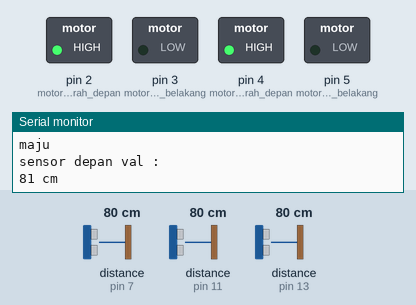
Simulated run of this sketch. Board: Arduino Uno, built with avr-gcc and run on an emulated ATmega328P. On the bench: switched loads named in the sketch (green lamp = pin HIGH), the last lines printed to the serial monitor. Dashed ring = blinking. Inputs (shaded band) come from the test bench; at power-on: distance to the obstacle (sensors on pin 13, pin 11, pin 7) 80 cm. The echo pulse lasts 58.3 µs per cm.

Above: at 1.2 s.
1.3 s: distance to the obstacle (sensor on pin 13) set to 51 cm
2.8 s: distance to the obstacle (sensor on pin 13) set to 46 cm
At 3.7 s:
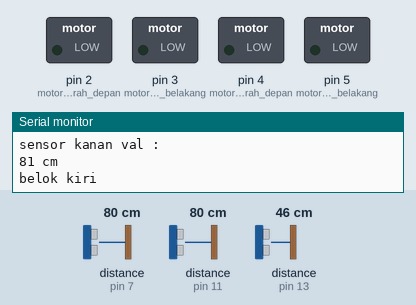
At 4.2 s:
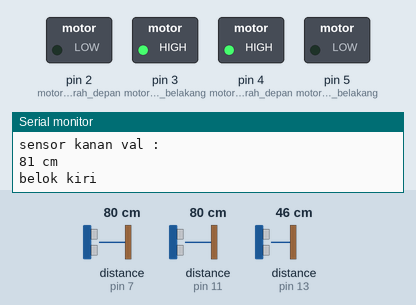
5.8 s: distance to the obstacle (sensor on pin 13) set to 60 cm
At 6.5 s:
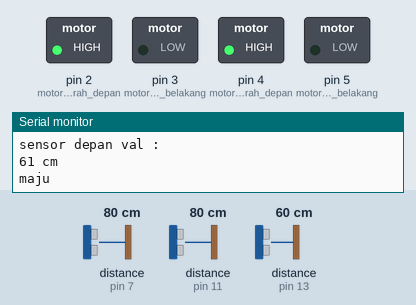
7.4 s: distance to the obstacle (sensor on pin 13) set to 2 cm
At 7.7 s:
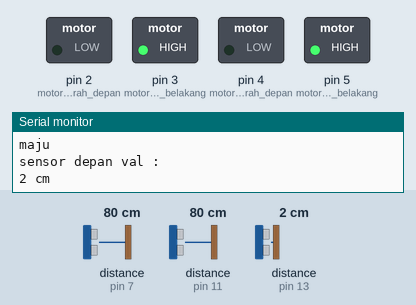
10.4 s: distance to the obstacle (sensor on pin 11) set to 2 cm
13.4 s: distance to the obstacle (sensor on pin 7) set to 4 cm
Timing chart, 0 to 16.2 s (numbered marks = the images above; inputs shaded):
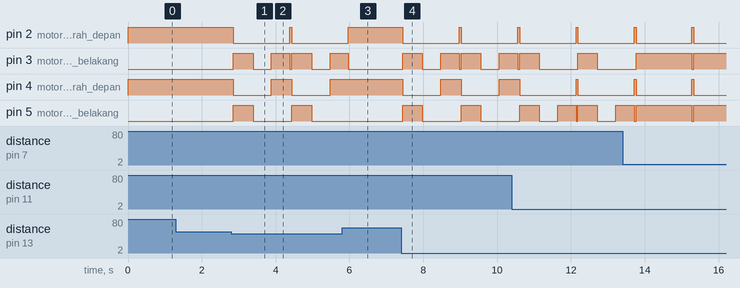

The sketch:

robot_navigation_with_3_ultrasonic.ino
```cpp
/*
Simple wheeled robot motoric with 3 sensor(s) - front, left and right
Made by : Antonius (sw0rdm4n)

http://www.ringlayer.net

*/
#include <NewPing.h>

/* front sonar */
#define TRIG_DEPAN_ATAS  12
#define ECHO_DEPAN_ATAS     13

/* left sonar */
#define TRIG_KIRI  10
#define ECHO_KIRI     11

/* right sonar */
#define TRIG_KANAN  6
#define ECHO_KANAN    7

#define MAX_DISTANCE 200
NewPing sonar(TRIG_DEPAN_ATAS, ECHO_DEPAN_ATAS, MAX_DISTANCE);
NewPing sonar_kiri(TRIG_KIRI, ECHO_KIRI, MAX_DISTANCE);
NewPing sonar_kanan(TRIG_KANAN, ECHO_KANAN, MAX_DISTANCE);

/* Modified from http://itp.nyu.edu/physcomp/Labs/DCMotorControl */

int motorkanan_arah_depan = 4;
int motorkanan_arah_belakang = 5;
int enablePin = 9;
int motorkiri_arah_depan = 2;
int motorkiri_arah_belakang = 3;
unsigned int sensor1_val = 0;
unsigned int sensorkiri_val = 0;
unsigned int sensorkanan_val= 0;
int i = 0;

void setup() {
    Serial.begin(9600);
    pinMode(motorkanan_arah_depan, OUTPUT);
    pinMode(motorkanan_arah_belakang, OUTPUT);
    pinMode(motorkiri_arah_depan, OUTPUT);
    pinMode(motorkiri_arah_belakang, OUTPUT);
    digitalWrite(enablePin, HIGH);
}
void mundur_long()
{
      digitalWrite(motorkanan_arah_depan, LOW);
      digitalWrite(motorkanan_arah_belakang, HIGH);
      digitalWrite(motorkiri_arah_depan, LOW);
      digitalWrite(motorkiri_arah_belakang, HIGH);
      delay(500);
}
void berhenti()
{
    digitalWrite(motorkanan_arah_depan, LOW);
    digitalWrite(motorkanan_arah_belakang, LOW);

    digitalWrite(motorkiri_arah_depan, LOW);
    digitalWrite(motorkiri_arah_belakang, LOW);
    delay(500);
}
void maju()
{
      unsigned int uS = sonar.ping();

      sensor1_val = uS / US_ROUNDTRIP_CM;
      Serial.println("\nsensor depan val : ");
      Serial.print(sensor1_val);
      Serial.print(" cm\n");
      if (sensor1_val < 50 && sensor1_val > 0) {
          mundur_long();
          avoid();
      }
      Serial.println("\nmaju\n");
      digitalWrite(motorkanan_arah_depan, HIGH);   //right
      digitalWrite(motorkanan_arah_belakang, LOW);
      digitalWrite(motorkiri_arah_depan, HIGH);   //left
      digitalWrite(motorkiri_arah_belakang, LOW);
      delay(50);

}
void op()
{
    maju();
}
void avoid()
{
       int loopback;
       unsigned int uSkiri = sonar_kiri.ping();
       unsigned int uSkanan = sonar_kanan.ping();

       sensorkiri_val = uSkiri / US_ROUNDTRIP_CM;
       sensorkanan_val = uSkanan / US_ROUNDTRIP_CM;
       Serial.println("if block executed");
       Serial.println("\nsensor kiri val : ");
       Serial.print(sensorkiri_val);
       Serial.print(" cm\n");
       Serial.println("\nsensor kanan val : ");
       Serial.print(sensorkanan_val);
       Serial.print(" cm\n");
       if (sensorkiri_val > 60) {
           Serial.println("belok kiri");
           berhenti();
           belok_kiri();
      }
      else if (sensorkanan_val > 60){
           Serial.println("belok kanan");
           berhenti();
           belok_kanan();
      }
      else {
           for (loopback = 0; loopback < 2; loopback++) {
               mundur_long();
           }
      }
}
void belok_kanan()
{
      digitalWrite(motorkanan_arah_depan, LOW);
      digitalWrite(motorkanan_arah_belakang, HIGH);
      digitalWrite(motorkiri_arah_depan, LOW);
      digitalWrite(motorkiri_arah_belakang, LOW);
      delay(500);
}
void belok_kiri()
{
      digitalWrite(motorkanan_arah_depan, HIGH);
      digitalWrite(motorkanan_arah_belakang, LOW);
      digitalWrite(motorkiri_arah_depan, LOW);
      digitalWrite(motorkiri_arah_belakang, HIGH);
      delay(500);
}
void loop() {
   op();
}
```

Measured:
- the behaviour switches between 49 and 48 cm on distance to the obstacle (sensor on pin 13) (found by bisection; images 0 and 1)
- after the input at 2.8 s, pin 2 (motorkiri_arah_depan): HIGH → LOW after 0.05 s, → HIGH 1.5 s later, → LOW 0.05 s later; pin 3 (motorkiri_arah_belakang): goes HIGH 0.53 s, LOW 0.50 s, HIGH 0.50 s, LOW 0.05 s, HIGH 0.53 s, LOW 0.50 s, then HIGH, starting after 0.05 s
- after the input at 5.8 s, pin 2 (motorkiri_arah_depan): goes on until 6.0 s, then stays HIGH; pin 3 (motorkiri_arah_belakang): goes on until 6.0 s, then stays LOW; pin 4 (motorkanan_arah_depan): stays HIGH (without the input it goes to LOW after 0.23 s); pin 5 (motorkanan_arah_belakang): stays LOW (without the input it goes to HIGH after 0.23 s)
- after the input at 7.4 s, pin 2 (motorkiri_arah_depan): HIGH → LOW at once, → HIGH 1.5 s later, → LOW 0.05 s later; pin 3 (motorkiri_arah_belakang): goes HIGH 0.53 s, LOW 0.50 s, HIGH 0.50 s, LOW 0.05 s, HIGH 0.53 s, LOW 0.50 s, then HIGH, starting at once
